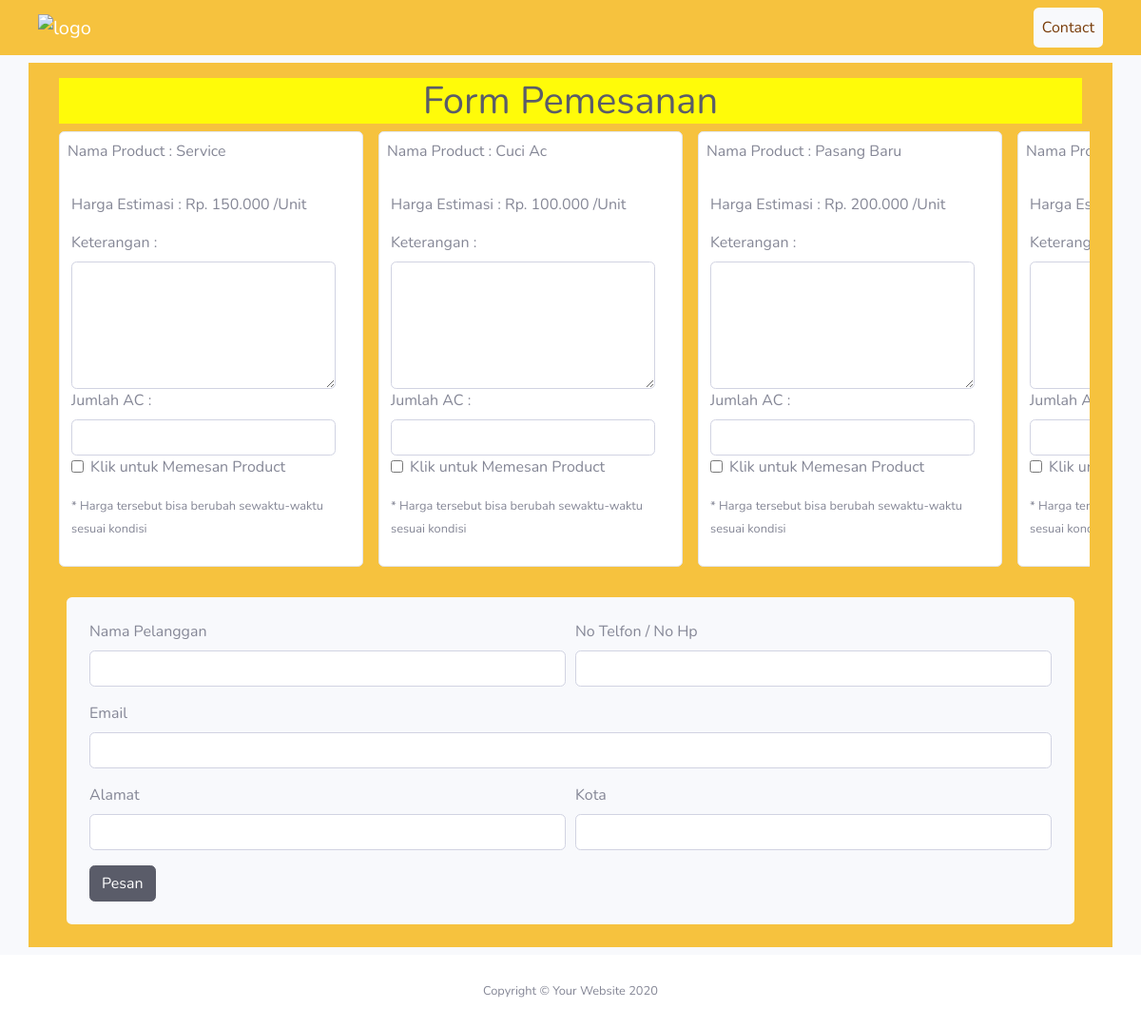
/pesanan/add/, run on the app's committed database.
### product/models.py (models this page shows, shortened)
class ProductModel(models.Model):
    namaProduct	= models.CharField(max_length=30, null=False)
    keteranganProduct	= models.TextField()
    hargaProduct	= models.PositiveIntegerField()
    slugProduct	= models.SlugField(editable=False)
    class Meta:
    	verbose_name='Product'

### pesanan/views.py (the view, shortened to what this page needs)
# urls.py: path('add/', ClientOrder.as_view(), name='AddOrder'),
class ClientOrder(CreateView):
    model = ClientModel
    template_name = "client/AddOrder.html"
    form_class = clientForm
    success_url = reverse_lazy('landingPage')
    extra_context = {
    'navbar': 'pesan',
    'product':ProductModel.objects.all()
    }

### templates/client/AddOrder.html (shortened to what this page needs)
{% load static %}
{% load humanize %}
<!DOCTYPE html>
<html lang="en">
<head>
    <link href="{% static "vendor/fontawesome-free/css/all.min.css" %}" rel="stylesheet" type="text/css">
    <link href="{% static "css/sb-admin-2.min.css" %}" rel="stylesheet">
    <link rel="stylesheet" href="{% static "css/style_Form.css" %}">
</head>
<body id="page-top">
    {% include "client/include/navbar.html" %}
    <div id="wrapper">
        <div id="content-wrapper" class="d-flex flex-column">
            <div id="content">
                <div class="container-fluid">
                    <div class="container bg-warning my-2 py-2 service-form">
                        <div class="header-form m-2">
                            <h1 class="h1 text-gray-800 text-center">Form Pemesanan</h1>
                        </div>
                        <form method="post", autocomplete="off">
                        <div class="list-product-dekstop">
                            <div class="card-item d-sm-inline-flex mr-5">
                                {% for produk in product %}
                                    {% if produk.slugProduct != 'khusus' %}
                                        <div class="card mx-2 p-2 mb-3">
                                            <div class="card-title">
                                                <p>Nama Product : {{produk.namaProduct}}</p>
                                            </div>
                                            <div class="card-body pl-1 pt-1">
                                                <p>Harga Estimasi : Rp. {{produk.hargaProduct|intcomma}} /Unit</p>
                                                <label for="{{produk.slugProduct}}KeteranganDesktop">Keterangan :</label>
                                                <textarea name="{{produk.slugProduct}}Keterangan" id="{{produk.slugProduct}}KeteranganDesktop" cols="30" rows="5" class="form-control"></textarea>
                                                <label for="Jumlah{{produk.id}}Desktop">Jumlah AC : </label>
                                                <input type="number" class="form-control" id="Jumlah{{produk.id}}Desktop" name="{{produk.slugProduct}}Jumlah">
                                                <div class="form-group form-check">
                                                    <input type="checkbox" class="form-check-input" id="Check{{produk.id}}Desktop" name="{{produk.slugProduct}}" onclick="clickCheckDekstop(Jumlah{{produk.id}}Desktop, Check{{produk.id}}Desktop, Check{{produk.id}}Phone)">
                                                    <label class="form-check-label" for="Check{{produk.id}}Desktop">Klik untuk Memesan Product</label>
                                                </div>
                                                <small class="text-muted">* Harga tersebut bisa berubah
                                                sewaktu-waktu sesuai kondisi</small>
                                            </div>
                                        </div>
                                    {% endif %}
                                {% endfor %}
                            </div>
                        </div>
                        <div class="card-form m-3 bg-light p-4 rounded">
                            <form action="#" method="post">
                                <div class="form-row">
                                    <div class="col">
                                        <label for="inputNama">Nama Pelanggan</label>
                                        <input name="nama_Client" type="text" class="form-control" id="inputNama" aria-describedby="emailHelp" required>
                                    </div>
                                    <div class="col">
                                        <label for="inputTelp">No Telfon / No Hp</label>
                                        <input name="noTelp_Client" type="text" class="form-control" id="inputTelp" aria-describedby="emailHelp" required>
                                    </div>
                                </div>
                                <div class="form-group mt-3">
                                    <label for="inputEmail">Email</label>
                                    <input name="email_Client" type="email" class="form-control" id="inputEmail"
                                        aria-describedby="emailHelp" required>
                                </div>
                                <div class="form-row">
                                    <div class="col">
                                       <label for="inputAlamat">Alamat</label>
                                        <input name="alamat_Client" type="text" class="form-control" id="inputAlamat" aria-describedby="emailHelp" required>
                                    </div>
                                    <div class="col">
                                       <label for="inputKota">Kota</label>
                                        <input name="kota_Client" type="text" class="form-control" id="inputKota" aria-describedby="emailHelp" required>
                                    </div>
                                </div>
                            </form>
                                <button type="submit" class="btn btn-dark mt-3">Pesan</button>
                        </div>
                        </form>
                    </div>
                </div>
                <footer class="sticky-footer bg-white">
                    <div class="container my-auto">
                        <div class="copyright text-center my-auto">
                            <span>Copyright &copy; Your Website 2020</span>
                        </div>
                    </div>
                </footer>
            </div>
        </div>
</body>
</html>

### static/css/style_Form.css (style rules this page uses)
.card-item { max-width: 100%; overflow-x: scroll; }
.card { min-width: 20rem; }
.header-form { background-color: rgb(255, 251, 9); }

### data on the page
ProductModel: namaProduct "Service", hargaProduct "150.000"
ProductModel: namaProduct "Cuci Ac", hargaProduct "100.000"
ProductModel: namaProduct "Pasang Baru", hargaProduct "200.000"
